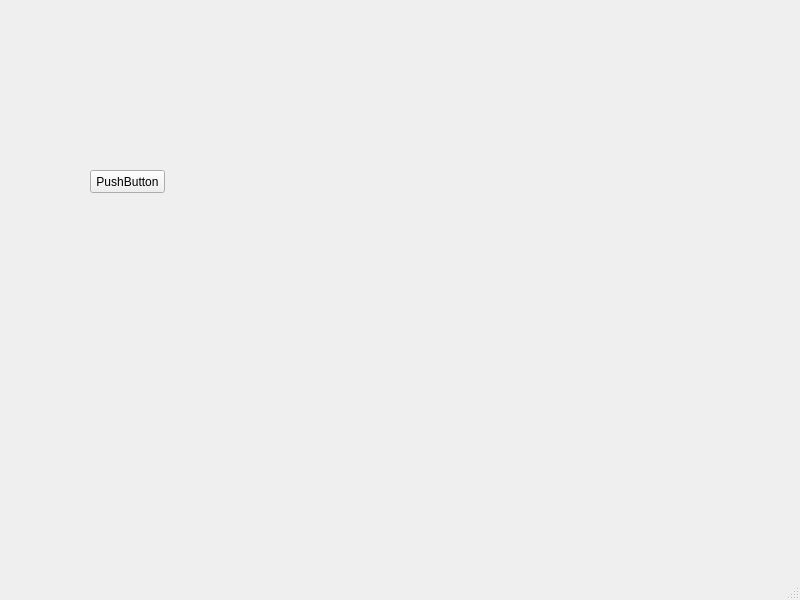
<?xml version="1.0" encoding="UTF-8"?>
<ui version="4.0">
 <class>MainWindow</class>
 <widget class="QMainWindow" name="MainWindow">
  <property name="geometry">
   <rect>
    <x>0</x>
    <y>0</y>
    <width>800</width>
    <height>600</height>
   </rect>
  </property>
  <property name="windowTitle">
   <string>MainWindow</string>
  </property>
  <widget class="QWidget" name="centralwidget">
   <widget class="QPushButton" name="pushButton">
    <property name="geometry">
     <rect>
      <x>90</x>
      <y>170</y>
      <width>75</width>
      <height>23</height>
     </rect>
    </property>
    <property name="text">
     <string>PushButton</string>
    </property>
   </widget>
  </widget>
  <widget class="QMenuBar" name="menubar">
   <property name="geometry">
    <rect>
     <x>0</x>
     <y>0</y>
     <width>800</width>
     <height>23</height>
    </rect>
   </property>
  </widget>
  <widget class="QStatusBar" name="statusbar"/>
 </widget>
 <resources/>
 <connections/>
</ui>
